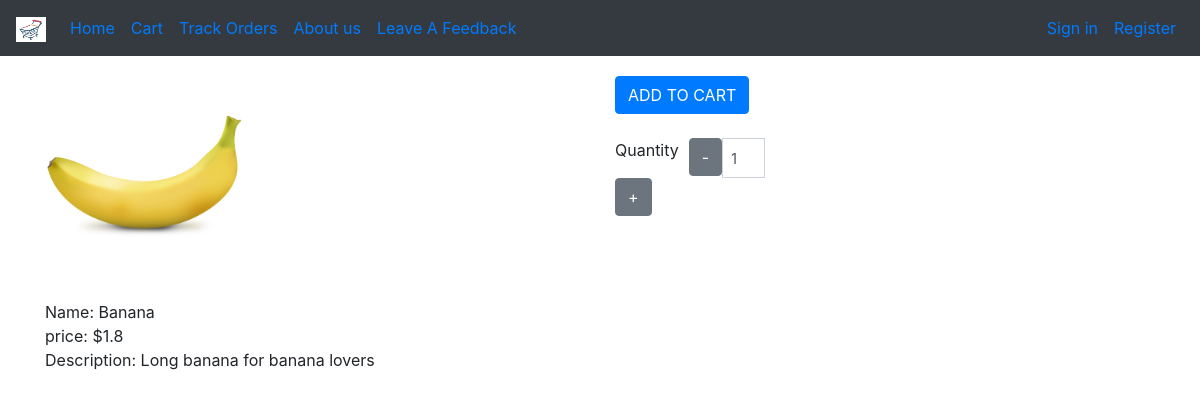
The app's page /product?product=Banana with its own data.
### tables this page shows
CREATE TABLE products
                (productId INTEGER primary key autoincrement,
		name TEXT,
		price REAL,
		description TEXT,
		image TEXT,
		stock INTEGER,
		categoryId INTEGER,
		FOREIGN KEY(categoryId) REFERENCES categories(categoryId)
		);

### app.py (the view, shortened to what this page needs)
@app.route("/product", methods=['GET','POST'])
def product():
    if request.method == "GET":
        loggedIn, first_name = getLogindetails()
        product_name = request.args.get('product')
        with sqlite3.connect('database.db') as c:
            conn = c.cursor()
            conn.execute("select * from products where name='{}'".format(product_name))
            product_info = conn.fetchone()
        return render_template('product_description.html', loggedIn=loggedIn, first_name=first_name, product_info=product_info)

### app.py (called while the page is built, shortened)
def getLogindetails():
    with sqlite3.connect('database.db') as data:
        connection = data.cursor()
        if 'email' not in session:
            loggedIn = False
            first_name = ""
    return (loggedIn, first_name)

### templates/product_description.html (shortened to what this page needs)
{% extends "header.html"%}
{% block body %}
<div class="container" style="padding-top:20px;padding-bottom:30px;">
 <div class="row">
   <div class="col-sm-6">
      <img src={{url_for('static',filename=product_info[4])}} style="width:200px;height:200px;"><br></br>
      Name: {{product_info[1]}}<br>
     price: ${{product_info[2]}}<br>
       Description:
       {{product_info[3]}}
   </div>
 <div class="col-sm-2">
  <form method="POST">
     <input type=submit class="btn btn-primary" id="cart_btn" value="ADD TO CART" onclick=added()>
   <br></br>
    <div class="input-group input-group-sm" style="width:150px;text-align:center;">
     <p style="margin-right:10px;">Quantity</p>
      <span class="input-group-btn">
        <button class="btn btn-secondary" type="button" id="Decrement" onclick=change(this)>-</button>
      </span>
      <input type="text" class="form-control" id="quantity" value=1 name="quantity">
      <span class="input-group-btn">
        <button class="btn btn-secondary" type="button" id="Increment" onclick=change(this)>+</button>
      </span>
    </div>
    </form>
   </div>
</div>
{% endblock %}

### records on screen
products: image (picture), name "Banana", price "1.8", description "Long banana for banana lovers"
